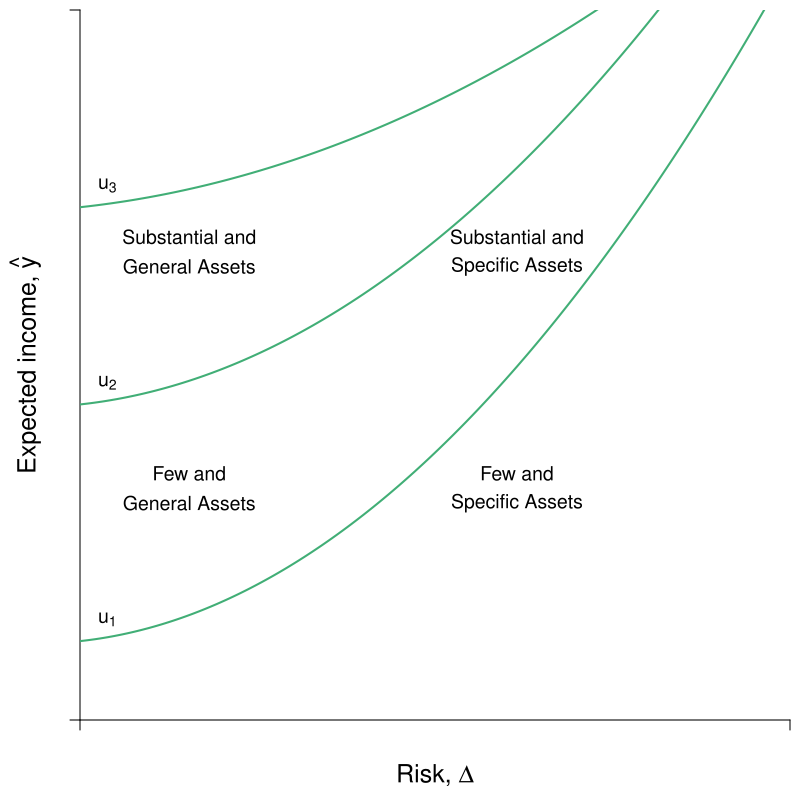

Here is the R script that generated this plot:
#Graph Designer: Simon Halliday & Scott Cohn
#Authors: Bowles and Halliday
#Title: Coordination, Conflict and Competition: A Text in Microeconomics

library(shape)
pdf(file = "risk/indiff_map_assets.pdf", width = 8, height = 8)

#Set parameters for graphics
axislabelsize <- 1.5
labelsize <- 1.2
graphlinewidth <- 2
segmentlinewidth <- 1.5
a <- c(2, 4, 6)


COL <- c("#7fc97f", "#beaed4", "#fdc086", "#ffff99", "#386cb0", "#f0027f", "#bf5b17", "#666666")
COLA <- c("#e0f3db", "#99d8c9","#66c2a4","#41ae76", "#238b45", "#005824")
COLB <- c("#c6dbef", "#4eb3d3", "#2b8cbe", "#0868ac","#084081")
COLC <- c("#fcfbfd", "#efedf5", "#dadaeb", "#bcbddc", "#9e9ac8", "#807dba", "#6a51a3", "#54278f", "#3f007d")

par(mar =  c(4, 4, .5, .5))
xlims <- c(0, 13)
ylims <- c(0, 18)

indiff <- function(g, intercept = 4, slope = 0.09){
  intercept + slope*g^2 + 0.15*g
}

insur <- function(g, intercept = 3, slope = 0.36){
  intercept  + slope*g
}

#Indifference curves of a risk-averse homo economicus (2nd graph out of the two for 4.7)
indiffA <- function(x, ua = 2, slope = 1/12) {
  ua + slope*(x)^2
}


npts <- 501 
x <- seq(xlims[1], xlims[2], length.out = npts)
y <- seq(ylims[1], ylims[2], length.out = npts) 

plot(0, 0, xlim = xlims, ylim = ylims, type = "n",
     xlab = expression(paste("")),
     ylab = expression(paste("")), 
     xaxt = "n", 
     yaxt = "n", 
     cex.lab = axislabelsize, 
     bty = "n", 
     xaxs="i", 
     yaxs="i"
)

#x and y limits with plain axes without ticks/numbers to match previous graph

#ticksx <- seq(from = 0, to = xlims[2]+1, by = 4)
#xlabels <- seq(from = 0, to = xlims[2], by = 1)
ticksx <- c(xlims[1], xlims[2])
xlabels <- c(NA, NA)
#ticksy <- seq(from = 0, to = ylims[2]+1, by = 4)
#ylabels <- seq(from = 0, to = ylims[2], by = 1)
ticksy <- c(ylims[1], ylims[2])
ylabels <- c(NA, NA)

axis(1,at = ticksx,  pos = 0, labels = xlabels)
axis(2,at = ticksy,  pos = 0, labels = ylabels, las = 1)

npts <- 500 
xx1 <- seq(xlims[1], xlims[2], length.out = npts)
xx2 <- seq(0, xlims[2], length.out = npts)
xx3 <- seq(xlims[1], 0, length.out = npts)
xx4 <- seq(-11, 0, length.out = npts)


# lines(xx1, indiffA(xx1, ua = 2), col = COLB[4], lwd = graphlinewidth)
# lines(xx1, indiffA(xx1, ua = 16.2), col = COLB[4], lwd = graphlinewidth)
# lines(xx1, indiffA(xx1, ua = 28.4), col = COLB[4], lwd = graphlinewidth)

lines(xx1, indiff(xx1, intercept = 2, slope = 0.09), col = COLA[4], lwd = graphlinewidth, lty = 1)
#lines(xx1, indiff(xx1, intercept = 7, slope = 0.08), col = COLA[4], lwd = graphlinewidth, lty = 1)
lines(xx1, indiff(xx1, intercept = 8, slope = 0.075), col = COLA[4], lwd = graphlinewidth, lty = 1)
#lines(xx1, indiff(xx1, intercept = 9.2, slope = 0.08), col = COLA[4], lwd = graphlinewidth, lty = 1)
lines(xx1, indiff(xx1, intercept = 13, slope = 0.04), col = COLA[4], lwd = graphlinewidth, lty = 1)

#Axis labels and draw linear utility function
mtext(expression(paste("Risk, ", Delta)), side=1, line = 2.5, cex = axislabelsize)
text(xlims[1] - 1, ylims[2] - 0.5*(ylims[2] - ylims[1]), expression(paste("Expected income, ", hat(y))), xpd = TRUE, cex = axislabelsize, srt = 90) 

#label the three indifference curves

text(20.5, indiffA(20)+3.355, expression(paste(u[1])), xpd = TRUE, cex = labelsize)
text(16, indiffA(18)+9.8, expression(paste(u[2])),  xpd = TRUE, cex = labelsize)
text(10.5, indiffA(16)+15.5, expression(paste(u[3])),  xpd = TRUE, cex = labelsize)

# Asset Labels

text(2, 12.25, expression(paste("Substantial and")), xpd = TRUE, cex = labelsize)
text(2, 11.5, expression(paste("General Assets")), xpd = TRUE, cex = labelsize)

text(2, 6.25, expression(paste("Few and")), xpd = TRUE, cex = labelsize)
text(2, 5.5, expression(paste("General Assets")), xpd = TRUE, cex = labelsize)

text(8, 12.25, expression(paste("Substantial and")), xpd = TRUE, cex = labelsize)
text(8, 11.5, expression(paste("Specific Assets")), xpd = TRUE, cex = labelsize)

text(8, 6.25, expression(paste("Few and")), xpd = TRUE, cex = labelsize)
text(8, 5.5, expression(paste("Specific Assets")), xpd = TRUE, cex = labelsize)

# Label value functions

text(.5, 2.55, expression(u[1]), cex = labelsize)
#text(.5, 7.55, expression(u[2]), cex = labelsize)
text(.5, 8.55, expression(u[2]), cex = labelsize)
text(.5, 13.55, expression(u[3]), cex = labelsize)



dev.off()
